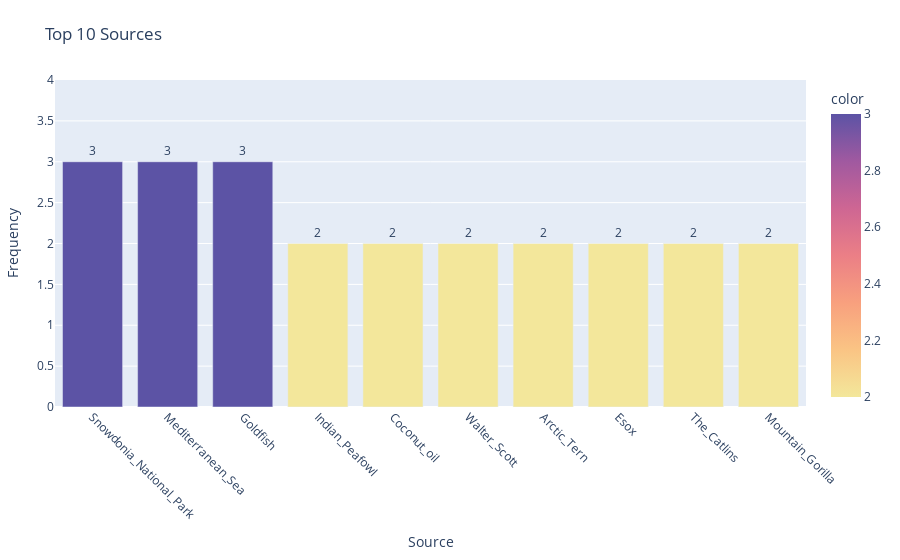
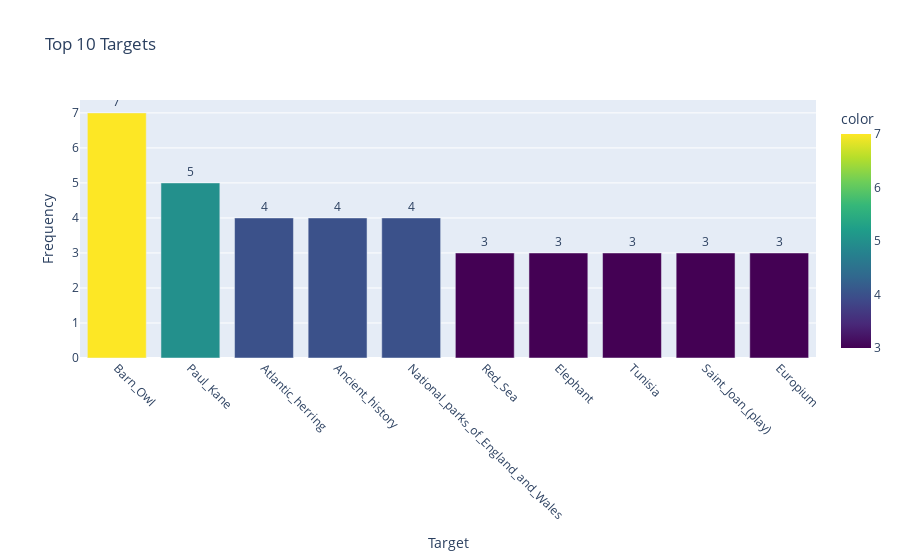
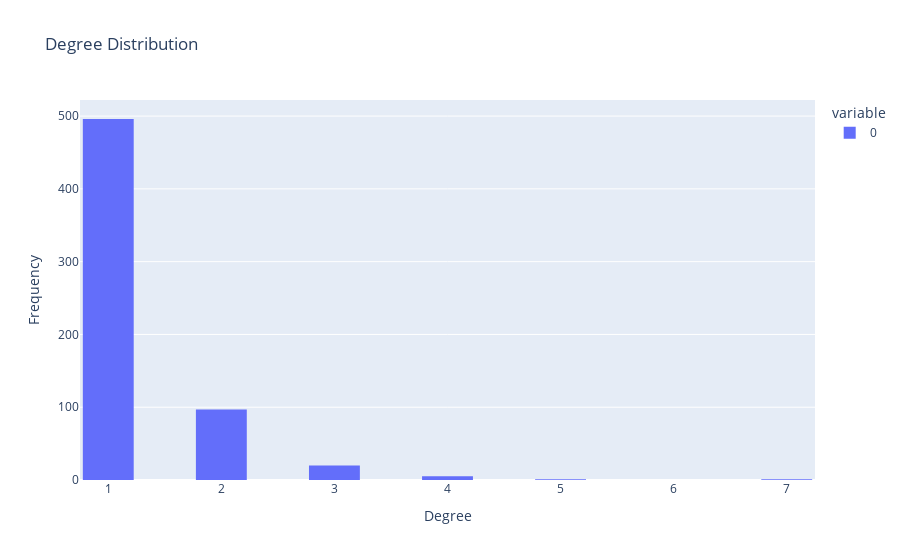
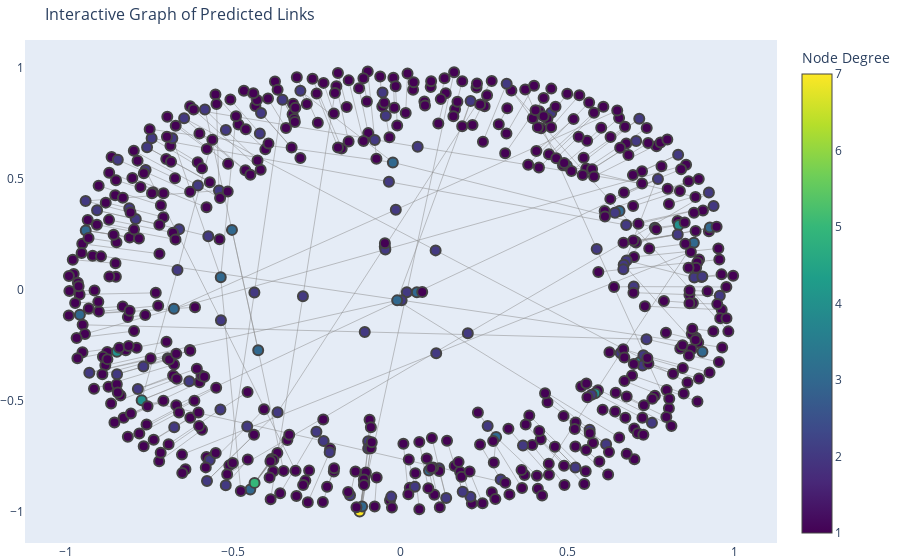

The cell these charts' notebook holds for them, in order:
### Code cell
Visualization_post_model(df_links_)

### Figure 1 — Plotly figure (JSON) as saved in the notebook; plotly's stock layout.template omitted (floating-point values rounded to 4 significant figures)
{"data": [{"alignmentgroup": "True", "hovertemplate": "Source=%{x}<br>Frequency=%{y}<br>text=%{text}<br>color=%{marker.color}<extra></extra>", "legendgroup": "", "marker": {"color": [3, 3, 3, 2, 2, 2, 2, 2, 2, 2], "coloraxis": "coloraxis", "pattern": {"shape": ""}}, "name": "", "offsetgroup": "", "orientation": "v", "showlegend": false, "text": [3, 3, 3, 2, 2, 2, 2, 2, 2, 2], "textposition": "outside", "texttemplate": "%{text}", "type": "bar", "x": ["Snowdonia_National_Park", "Mediterranean_Sea", "Goldfish", "Indian_Peafowl", "Coconut_oil", "Walter_Scott", "Arctic_Tern", "Esox", "The_Catlins", "Mountain_Gorilla"], "xaxis": "x", "y": [3, 3, 3, 2, 2, 2, 2, 2, 2, 2], "yaxis": "y"}], "layout": {"barmode": "relative", "coloraxis": {"colorbar": {"title": {"text": "color"}}, "colorscale": [[0, "rgb(243, 231, 155)"], [0.1667, "rgb(250, 196, 132)"], [0.3333, "rgb(248, 160, 126)"], [0.5, "rgb(235, 127, 134)"], [0.6667, "rgb(206, 102, 147)"], [0.8333, "rgb(160, 89, 160)"], [1, "rgb(92, 83, 165)"]]}, "legend": {"tracegroupgap": 0}, "margin": {"b": 50, "l": 50, "r": 50, "t": 80}, "title": {"text": "Top 10 Sources"}, "xaxis": {"anchor": "y", "domain": [0, 1], "tickangle": 45, "title": {"text": "Source"}}, "yaxis": {"anchor": "x", "domain": [0, 1], "range": [0, 4], "title": {"text": "Frequency"}}}}

### Figure 2 — Plotly figure (JSON) as saved in the notebook; plotly's stock layout.template omitted (floating-point values rounded to 4 significant figures)
{"data": [{"alignmentgroup": "True", "hovertemplate": "Target=%{x}<br>Frequency=%{y}<br>text=%{text}<br>color=%{marker.color}<extra></extra>", "legendgroup": "", "marker": {"color": [7, 5, 4, 4, 4, 3, 3, 3, 3, 3], "coloraxis": "coloraxis", "pattern": {"shape": ""}}, "name": "", "offsetgroup": "", "orientation": "v", "showlegend": false, "text": [7, 5, 4, 4, 4, 3, 3, 3, 3, 3], "textposition": "outside", "texttemplate": "%{text}", "type": "bar", "x": ["Barn_Owl", "Paul_Kane", "Atlantic_herring", "Ancient_history", "National_parks_of_England_and_Wales", "Red_Sea", "Elephant", "Tunisia", "Saint_Joan_(play)", "Europium"], "xaxis": "x", "y": [7, 5, 4, 4, 4, 3, 3, 3, 3, 3], "yaxis": "y"}], "layout": {"barmode": "relative", "coloraxis": {"colorbar": {"title": {"text": "color"}}, "colorscale": [[0, "#440154"], [0.1111, "#482878"], [0.2222, "#3e4989"], [0.3333, "#31688e"], [0.4444, "#26828e"], [0.5556, "#1f9e89"], [0.6667, "#35b779"], [0.7778, "#6ece58"], [0.8889, "#b5de2b"], [1, "#fde725"]]}, "legend": {"tracegroupgap": 0}, "title": {"text": "Top 10 Targets"}, "xaxis": {"anchor": "y", "domain": [0, 1], "tickangle": 45, "title": {"text": "Target"}}, "yaxis": {"anchor": "x", "domain": [0, 1], "title": {"text": "Frequency"}}}}

### Figure 3 — Plotly figure (JSON) as saved in the notebook; plotly's stock layout.template omitted (floating-point values rounded to 4 significant figures; data arrays with more than 128 entries replaced by an {"elided": "..."} marker saying what was removed)
{"data": [{"alignmentgroup": "True", "bingroup": "x", "hovertemplate": "variable=0<br>Degree=%{x}<br>count=%{y}<extra></extra>", "legendgroup": "0", "marker": {"color": "#636EFA", "pattern": {"shape": ""}}, "name": "0", "nbinsx": 20, "offsetgroup": "0", "orientation": "v", "showlegend": true, "type": "histogram", "x": {"elided": "620 int values"}, "xaxis": "x", "yaxis": "y"}], "layout": {"bargap": 0.1, "barmode": "relative", "legend": {"title": {"text": "variable"}, "tracegroupgap": 0}, "title": {"text": "Degree Distribution"}, "xaxis": {"anchor": "y", "domain": [0, 1], "title": {"text": "Degree"}}, "yaxis": {"anchor": "x", "domain": [0, 1], "title": {"text": "Frequency"}}}}

### Figure 4 — Plotly figure (JSON) as saved in the notebook; plotly's stock layout.template omitted (floating-point values rounded to 4 significant figures; data arrays with more than 128 entries replaced by an {"elided": "..."} marker saying what was removed)
{"data": [{"hoverinfo": "none", "line": {"color": "#888", "width": 0.5}, "mode": "lines", "type": "scatter", "x": {"elided": "1173 float values"}, "y": {"elided": "1173 float values"}}, {"hoverinfo": "text", "marker": {"color": {"elided": "620 int values"}, "colorbar": {"title": {"text": "Node Degree"}}, "colorscale": [[0, "#440154"], [0.1111, "#482878"], [0.2222, "#3e4989"], [0.3333, "#31688e"], [0.4444, "#26828e"], [0.5556, "#1f9e89"], [0.6667, "#35b779"], [0.7778, "#6ece58"], [0.8889, "#b5de2b"], [1, "#fde725"]], "line": {"width": 2}, "size": 10}, "mode": "markers", "text": {"elided": "620 str values"}, "type": "scatter", "x": {"elided": "620 float values"}, "y": {"elided": "620 float values"}}], "layout": {"hovermode": "closest", "margin": {"b": 0, "l": 0, "r": 0, "t": 40}, "showlegend": false, "title": {"font": {"size": 16}, "text": "Interactive Graph of Predicted Links"}, "xaxis": {"showgrid": false, "zeroline": false}, "yaxis": {"showgrid": false, "zeroline": false}}}
